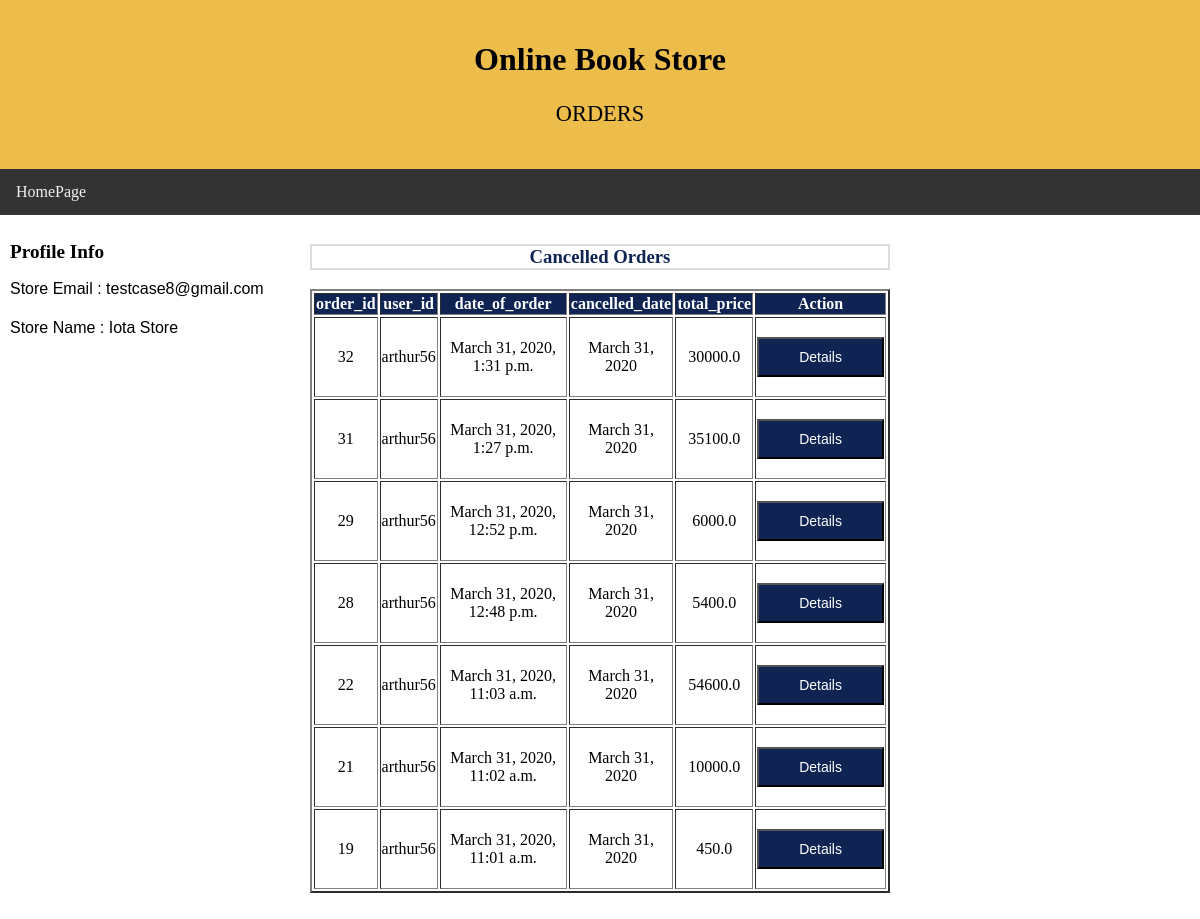
Page /orderCancelled (signed in) on the committed database.
### newApp/models.py (models this page shows)
class Book_store(models.Model):
    store_id        = models.AutoField(primary_key = True)
    store_name      = models.CharField(max_length = 100)
    email           = models.EmailField(unique = True)
    password        = models.CharField(max_length = 50)
    website         = models.CharField(max_length = 50)
    phone_no        = models.CharField(max_length = 10)
    rating          = models.IntegerField(default = 0, null = True)
    address_line1   = models.CharField(max_length = 100)
    address_line2   = models.CharField(max_length = 100)
    city            = models.CharField(max_length = 50)
    district        = models.CharField(max_length = 50)
    state           = models.CharField(max_length = 50)
    zip_code        = models.CharField(max_length = 6)
    class Meta:
        db_table = "Book_store"

class Order(models.Model):
    STATUS_CHOICES  = [('Delivered', 'Delivered'), ('Processing', 'Processing'), ('Cancelled', 'Cancelled')]
    order_id        = models.AutoField(primary_key = True)
    user_id         = models.ForeignKey(Customer, on_delete = models.CASCADE)
    store_id        = models.ForeignKey(Book_store, to_field = 'store_id', db_column = 'store_id', on_delete = models.CASCADE)
    status                  = models.CharField(max_length = 20, choices = STATUS_CHOICES)
    date_of_order           = models.DateTimeField(auto_now_add = True)
    expected_delivery_date  = models.DateField(null = True, blank = True)
    delivered_date          = models.DateField(null = True, blank = True)
    cancelled_date          = models.DateField(null = True, blank = True)
    cancelled_by            = models.CharField(max_length = 20, null = True, blank = True)
    cancellation_remarks    = models.CharField(max_length = 100, null = True, blank = True)
    total_price             = models.FloatField(default = 0.0)
    address_no              = models.IntegerField(default = 0)
    class Meta:
        db_table = "Order"

class Customer(models.Model):
    user_id         = models.CharField(max_length = 50, primary_key = True)
    email           = models.EmailField()
    password        = models.CharField(max_length = 50)
    first_name      = models.CharField(max_length = 50)
    middle_name     = models.CharField(max_length = 50, null = True)
    last_name       = models.CharField(max_length = 50)
    phone_no        = models.CharField(max_length = 50)
    no_of_addr      = models.IntegerField(default = 1)
    class Meta:
        db_table = "Customer"

### newApp/views.py (the view)
# urls.py: path('orderCancelled', views.cancelledOrder, name = 'cancelledOrder'),
def cancelledOrder(request):
    if storeSessionCheck(request) == True:
        email       = request.session['email']
        store_row   = fetchStoreRow(email)                                          #1. Store details from the session
        store_id    = store_row[0]                                                  #Store ID
        store_name  = store_row[1]                                                  #Store name extracted
        status      = "Cancelled"                                                        #2. Status to be searched
        q_result = Order.objects.filter(store_id = store_id, status = status).order_by('-date_of_order')   #3. Selecting all the rows from the Order table with the given store_id and status
        return render(request, 'store/cancelledOrder.html', {'store_email': email, 'store_name' : store_name,  'q_result' : q_result})
    else:
        messages.error(request, "Not Logged In")
        return redirect('storeLogin')

### newApp/views.py (called while the page is built)
def storeSessionCheck(request):
    if request.session.has_key('email'):
        email = request.session['email']
        cursor = connection.cursor()
        query = '''SELECT *
                   FROM Book_store
                   WHERE email=%s'''
        cursor.execute(query, [email])
        q_result = cursor.fetchall()
        storeCount = len(q_result)
        if storeCount == 1:
            return True
        else:
            return False
    else:
        return False

def fetchStoreRow(email):
    cursor = connection.cursor()
    query = '''SELECT *
               FROM Book_store
               WHERE email=%s'''
    cursor.execute(query, [email])
    q_result = cursor.fetchone()
    return q_result

### newApp/templates/store/cancelledOrder.html (shortened to what this page needs)
<!DOCTYPE html>
<html lang="en">
<head>
</head>
<body>
<div class="header">
  <h1>Online Book Store</h1>
  <p style="font-family:times new roman;font-size:140%";>ORDERS</p>
</div>
<div class="topnav">
 <a href="/store/storeProfile">HomePage</a>
</div>
<div class="row">
  <div class="column side">
    <h2 style="font-family:times new roman;font-size:120%";>Profile Info</h2>
   <p style="font-family:arial;font-size:100%;line-height:1.2";>
       Store Email : {{store_email}}<br><br>
       Store Name  : {{store_name}}<br>
    </p>
</div>
  <div class="column middle">
    <h3 style="color:#0f2453;border:2px solid #ddd">Cancelled Orders</h3>
  		{% if q_result %}
            <table border="2" align="center">
                <tr style="background-color: #0f2453">
    						<th style="color: white">order_id</th>
    						<th style="color: white">user_id</th>
                <th style="color: white">date_of_order</th>
                <th style="color: white">cancelled_date</th>
                <th style="color: white">total_price</th>
    						<th style="color: white;margin-right: 1%">Action</th>
                </tr>
                {% for r in q_result %}
                  <tr>
        						<td>{{ r.order_id }}</td>
        						<td>{{ r.user_id.pk }}</td>
        						<td>{{ r.date_of_order }}</td>
        						<td>{{ r.cancelled_date }}</td>
                    <td>{{ r.total_price }}</td>
                    <td><form method="get"  action="{% url 'orderDetails' r.order_id %}">{% csrf_token %}
                          <br><button class="button" style="width: 100%">Details</button><br><br>
                        </form>
                    </td>
                  </tr>
                {% endfor %}
            </table>
  		{% else %}
  			 <h3 align="center">You have no Cancelled Orders</h3>
  		{% endif %}
  </div>
  <div class="column side">
  </div>
</div>
</body>
</html>

### newApp/templates/store/cancelledOrder.html (style rules this page uses)
* { box-sizing: border-box; }
body { margin: 0; }
.header { background-color: #EDBD4C; padding: 20px; text-align: center; }
.topnav { overflow: hidden; background-color: #333; }
.topnav a { float: left; display: block; color: #f2f2f2; text-align: center; padding: 14px 16px; text-decoration: none; }
.column { float: left; padding: 10px; }
.column.side { width: 25%; }
.column.middle { width: 50%; text-align: center; }
.row:after { content: ""; display: table; clear: both; }
.button { background-color: #0f2453; border: ; color: white; padding: 10px 40px; text-align: center; font-size: 14px; cursor: pointer; }

### rows in the picture
Book_store: email "testcase8@gmail.com", store_name "Iota Store"
Order: order_id "32", user_id.pk "arthur56", date_of_order "March 31, 2020, 1:31 p.m.", cancelled_date "March 31, 2020", total_price "30000.0"
Order: order_id "31", user_id.pk "arthur56", date_of_order "March 31, 2020, 1:27 p.m.", cancelled_date "March 31, 2020", total_price "35100.0"
Order: order_id "29", user_id.pk "arthur56", date_of_order "March 31, 2020, 12:52 p.m.", cancelled_date "March 31, 2020", total_price "6000.0"
Order: order_id "28", user_id.pk "arthur56", date_of_order "March 31, 2020, 12:48 p.m.", cancelled_date "March 31, 2020", total_price "5400.0"
Order: order_id "22", user_id.pk "arthur56", date_of_order "March 31, 2020, 11:03 a.m.", cancelled_date "March 31, 2020", total_price "54600.0"
Order: order_id "21", user_id.pk "arthur56", date_of_order "March 31, 2020, 11:02 a.m.", cancelled_date "March 31, 2020", total_price "10000.0"
Order: order_id "19", user_id.pk "arthur56", date_of_order "March 31, 2020, 11:01 a.m.", cancelled_date "March 31, 2020", total_price "450.0"
